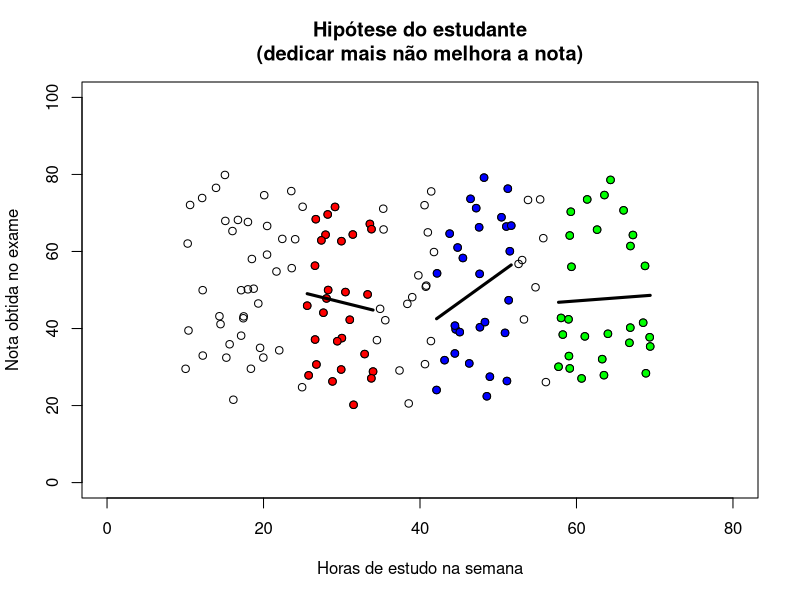
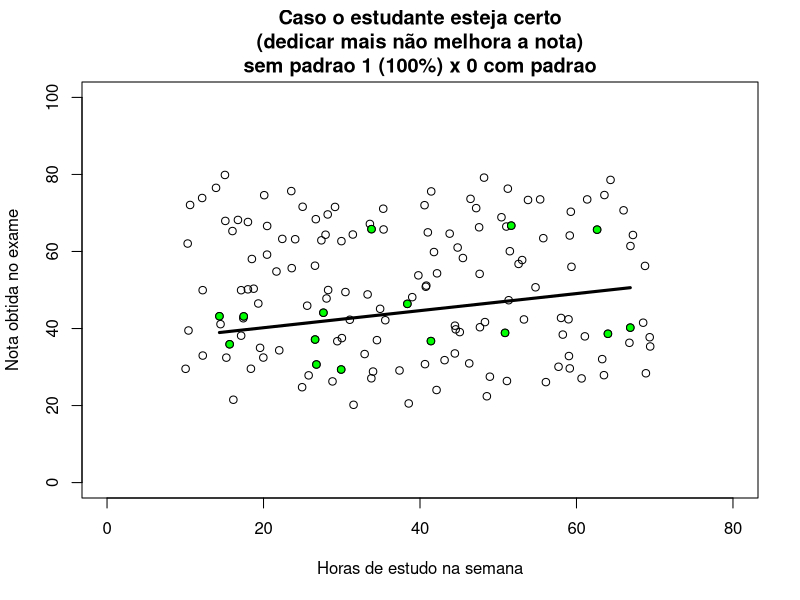
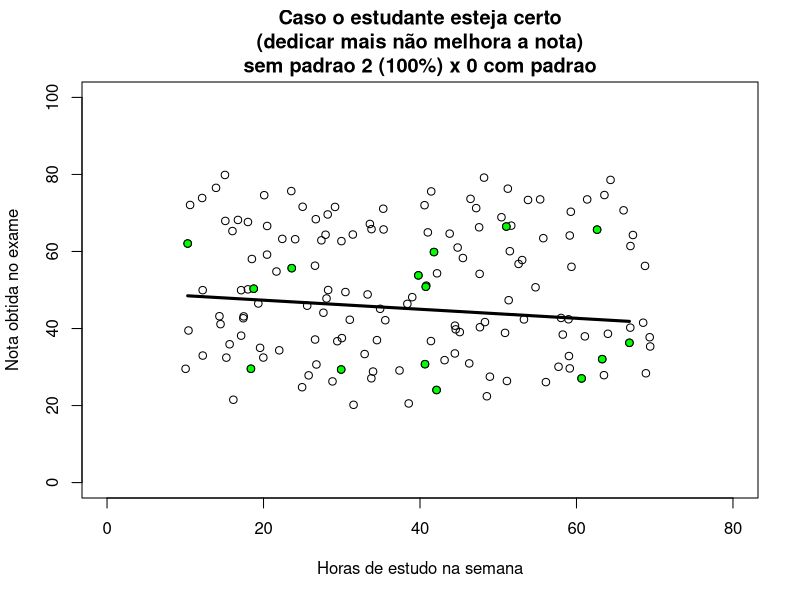
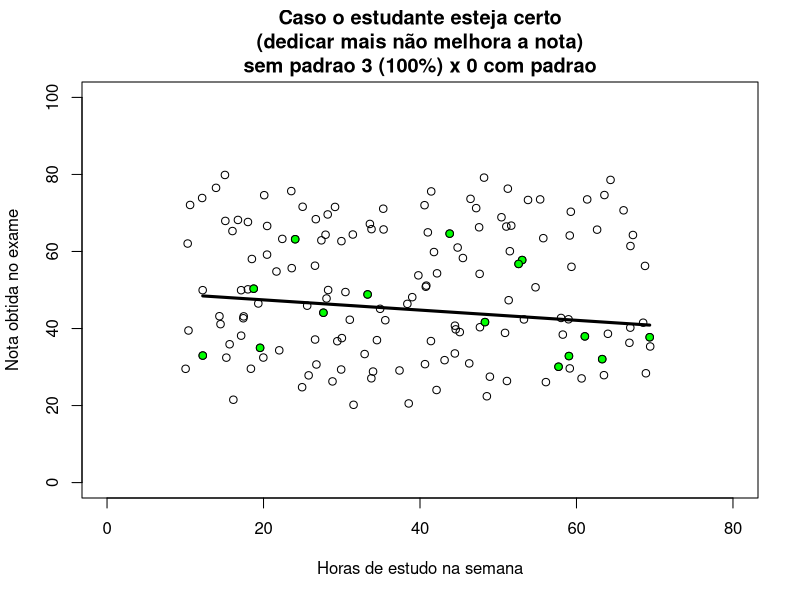
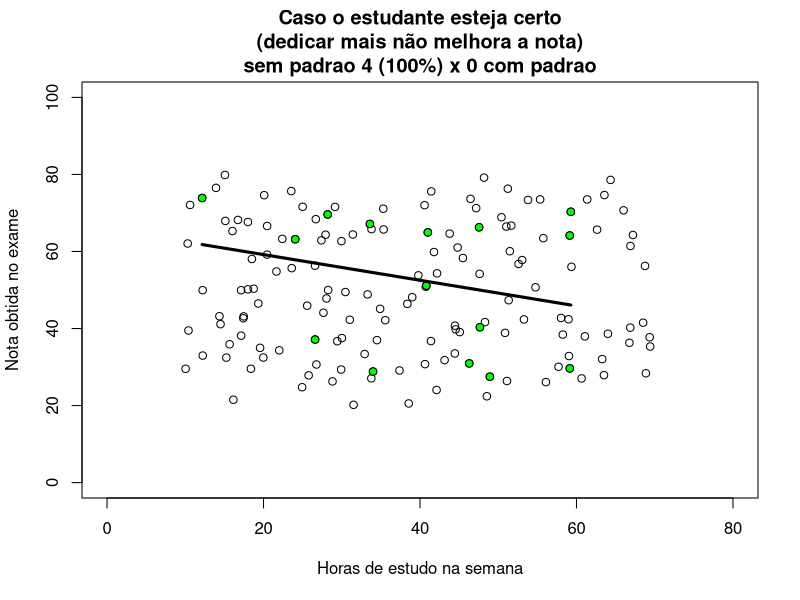
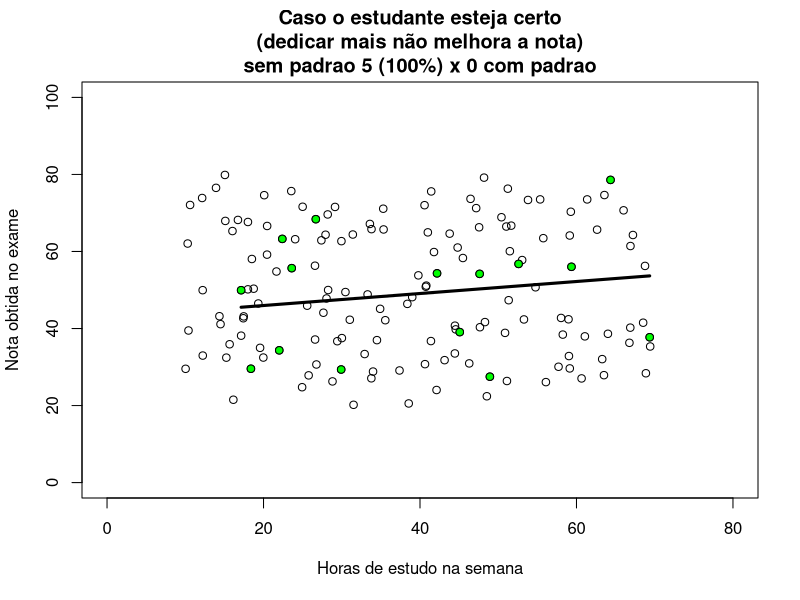
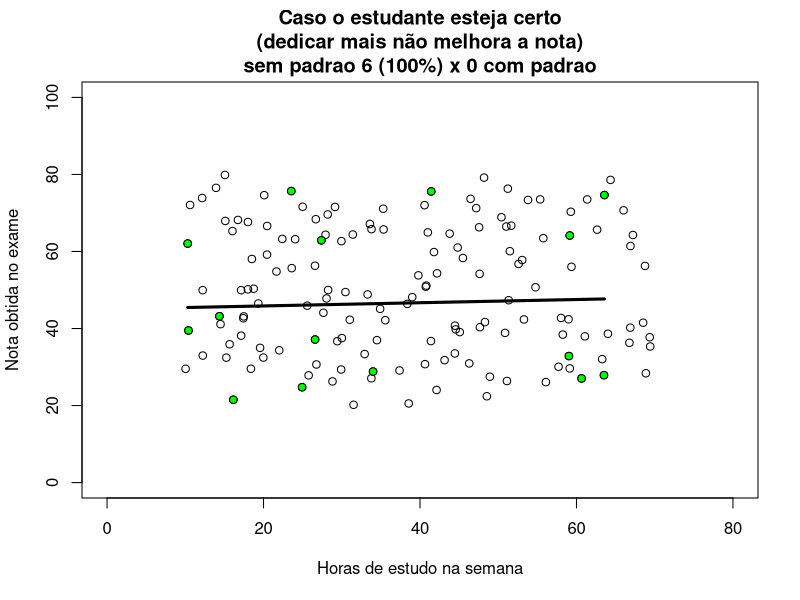
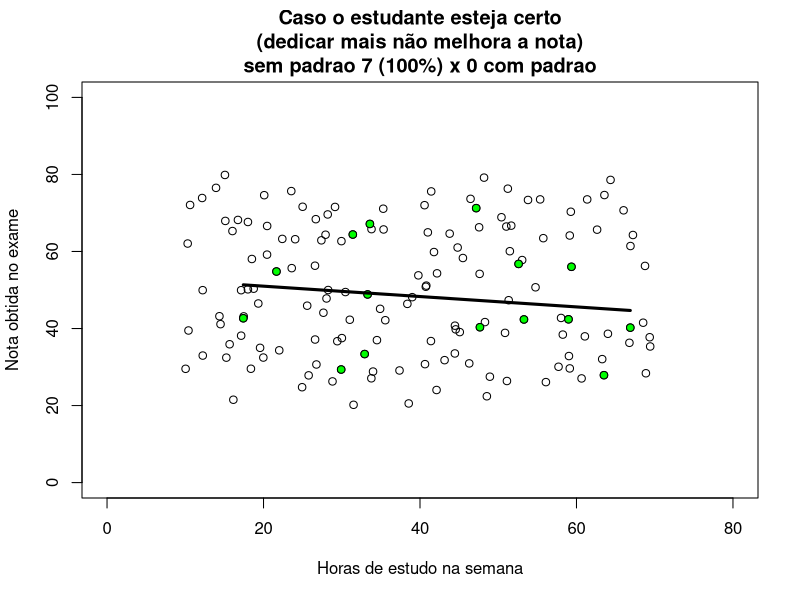

Recreate these plots in R, in order. (Note: a time limit stopped this script after it produced the figures.)
# s <- round(runif(1,1,10000),0)
# print(s)
# set.seed(s)
# set.seed(576)
set.seed(4090)

n <- 15

horas.estudo <- runif(n=150, min=10, max=70)
nota.obtida <- 0*horas.estudo + 50
nota.obtida <- nota.obtida + runif(length(horas.estudo), min=-30, max=30)

plot(horas.estudo, nota.obtida,
     xlim=c(0,80),
     ylim=c(0,100),
     main=paste("Hipótese do estudante\n(dedicar mais não melhora a nota)",sep=""),
     xlab="Horas de estudo na semana",
     ylab="Nota obtida no exame"
)

df <- data.frame(horas.estudo, nota.obtida)
names(df) <- c("horas", "nota")

r <- which(df$horas>=25 & df$horas<=34)
points(df[r,], pch=21, col="black", bg="red")
reg <- lm(df$nota[r] ~ df$horas[r])
lines(df$horas[r], 
      reg$coefficients[1]+reg$coefficients[2]*df$horas[r],
      lwd=3)

r <- which(df$horas>=57)
points(df[r,], pch=21, col="black", bg="green")
reg <- lm(df$nota[r] ~ df$horas[r])
lines(df$horas[r], 
      reg$coefficients[1]+reg$coefficients[2]*df$horas[r],
      lwd=3)

r <- which(df$horas>=42 & df$horas<=52)
points(df[r,], pch=21, col="black", bg="blue")
reg <- lm(df$nota[r] ~ df$horas[r])
lines(df$horas[r], 
      reg$coefficients[1]+reg$coefficients[2]*df$horas[r],
      lwd=3)

rm(.Random.seed, envir=globalenv())
sucesso <- falha <- 0
for (i in 1:1000)
{
  r <- sample(1:nrow(df),size=n,replace=FALSE)
  reg <- lm(df$nota[r] ~ df$horas[r])
  p <- summary(reg)$coefficients[2,4]
  if (reg$coefficients[2] < 0.4) 
  {
    sucesso <- sucesso+1
    tempo <- 0.2
    col <- "green"
  } else 
  {
    falha <- falha+1
    tempo <- 1
    col <- "red"
  }
  plot(horas.estudo, nota.obtida,
       xlim=c(0,80),
       ylim=c(0,100),
       main=paste("Caso o estudante esteja certo\n",
                  "(dedicar mais não melhora a nota)\n",
                  "sem padrao ", sucesso,
                  " (",round((sucesso/(sucesso+falha))*100,2),"%)",
                  " x ",
                  falha," com padrao",sep=""),
       xlab="Horas de estudo na semana",
       ylab="Nota obtida no exame"
  )
  points(df[r,], pch=21, col="black", bg=col)
  lines(df$horas[r], 
        reg$coefficients[1]+reg$coefficients[2]*df$horas[r],
        lwd=3)
  Sys.sleep(tempo)
  
}
